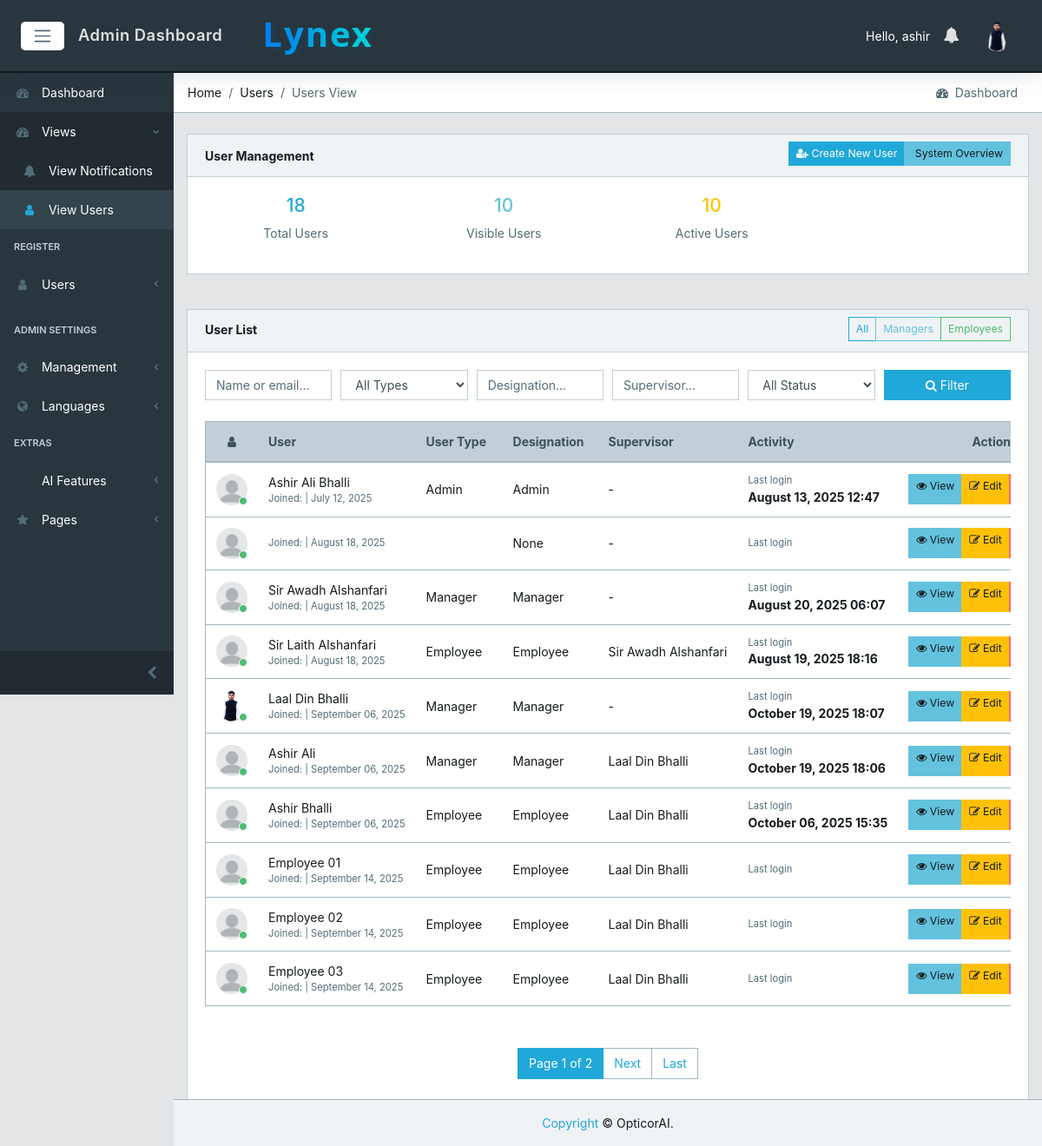
The app's page /users/ (signed in), older data.
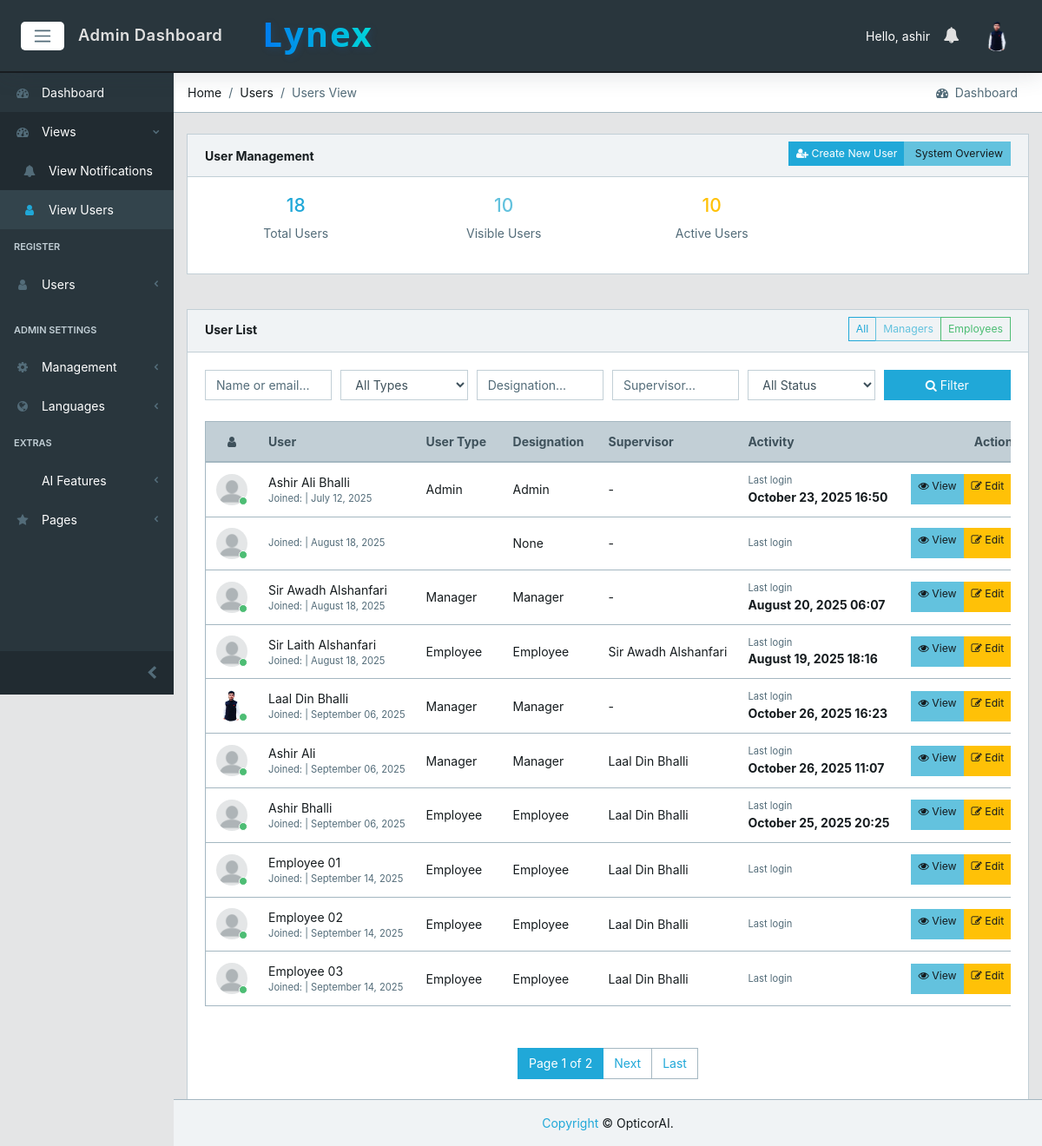
The same page, newer data.
### core/models.py (models this page shows, shortened)
class CustomUser(AbstractUser):
    email = models.EmailField(unique=True)  # Make email unique for authentication
    user_type = models.CharField(max_length=15, choices=USER_TYPE_CHOICES, db_index=True)
    designation = models.CharField(max_length=100, blank=True, null=True)
    created_by = models.ForeignKey('self', on_delete=models.SET_NULL, null=True, blank=True, related_name='created_users')
    created_date = models.DateField(auto_now_add=True)
    created_time = models.TimeField(auto_now_add=True)
    under_supervision = models.ForeignKey('self', on_delete=models.SET_NULL, null=True, blank=True, related_name='supervised_users')
    avatar = models.ImageField(upload_to='core/avatar', blank=True, null=True)
    @property
    def avatar_url(self):
        try:
            if self.avatar:
                url = getattr(self.avatar, 'url', None)
                if url and ('cloudinary' in url or 'res.cloudinary.com' in url):
                    return url
                avatar_path = getattr(self.avatar, 'path', None)
                if avatar_path and os.path.isfile(avatar_path) and url:
                    return url
        except Exception:
            pass
        return static('core/img/avatar/blank_profile.png')

### core/views.py (the view, shortened to what this page needs)
# urls.py: path('users/', views.UsersView.as_view(), name='users'),
class UsersView(LoginRequiredMixin, View):
    def get(self, request):
        user = request.user
        if user.user_type == 'admin':
            users = CustomUser.objects.select_related('under_supervision').exclude(id=user.id)
        elif user.user_type == 'manager':
            users = CustomUser.objects.select_related('under_supervision').filter(under_supervision=user)
        else:
            messages.error(request, 'You do not have permission to view users.')
            return redirect('core:dashboard')
        search_query = request.GET.get('search', '')
        user_type_filter = request.GET.get('user_type', '')
        designation_filter = request.GET.get('designation', '')
        supervisor_filter = request.GET.get('supervisor', '')
        active_filter = request.GET.get('active', '')
        users = users.annotate(full_name=Concat('first_name', V(' '), 'last_name'))
        if user_type_filter:
            users = users.filter(user_type=user_type_filter)
        if designation_filter:
            users = users.filter(designation__icontains=designation_filter)
        if supervisor_filter:
            users = users.filter(
                Q(under_supervision__first_name__icontains=supervisor_filter) |
                Q(under_supervision__last_name__icontains=supervisor_filter)
            )
        if active_filter == 'active':
            users = users.filter(is_active=True)
        elif active_filter == 'inactive':
            users = users.filter(is_active=False)
        paginator = Paginator(users, 10)
        page_number = request.GET.get('page')
        page_obj = paginator.get_page(page_number)
        context = {
            'users': page_obj,
            'total_users': users.count(),
            'search_query': search_query,
            'user_type_filter': user_type_filter,
            'designation_filter': designation_filter,
            'supervisor_filter': supervisor_filter,
            'active_filter': active_filter,
        }
        return render(request, 'core/users.html', context)

### core/context_processors.py (called while the page is built)
def logged_user_processor(request):
    if request.user.is_authenticated:
        try:
            logged_user = CustomUser.objects.select_related('under_supervision').get(id=request.user.id)
            return {'logged_user': logged_user}
        except CustomUser.DoesNotExist:
            return {'logged_user': None}
    return {'logged_user': None}

def notifications_processor(request):
    if request.user.is_authenticated:
        cache_key = f"unread_count:{request.user.id}"
        unread_count = cache.get(cache_key)
        if unread_count is None:
            unread_count = Notification.objects.filter(recipient=request.user, read=False).count()
            cache.set(cache_key, unread_count, 15)  # short cache to keep badges fresh
        unread_notifications = (
            Notification.objects.select_related('sender')
            .filter(recipient=request.user, read=False)
            .order_by('-created_at')[:10]
        )
        return {
            'unread_notifications': unread_notifications,
            'unread_count': unread_count,
        }
    return {'unread_notifications': [], 'unread_count': 0}

### core/templates/core/users.html (shortened to what the changed rows need)
{% extends 'core/base.html' %}
{% load static %}
{% block content %}
<div class="container">
    <div class="animated fade-in">
        <div class="row">
            <div class="col-12 mb-3">
                <div class="card">
                    <div class="card-body">
                        <div class="table-responsive table-responsive-sm">
                            <table class="table table-responsive-sm table-hover table-outline mb-5" id="usersTable">
                                <thead class="thead-light">
                                <tr>
                                    <th class="text-center text-nowrap" style="min-width:60px;"><i class="fa fa-user"></i></th>
                                    <th class="text-nowrap" style="min-width:120px;">User</th>
                                    <th class="text-nowrap d-none d-sm-table-cell" style="min-width:100px;">User Type</th>
                                    <th class="text-nowrap d-none d-md-table-cell" style="min-width:110px;">Designation</th>
                                    <th class="text-nowrap d-none d-md-table-cell" style="min-width:110px;">Supervisor</th>
                                    <th class="text-nowrap d-none d-lg-table-cell" style="min-width:120px;">Activity</th>
                                    <th class="text-center text-nowrap" style="min-width:120px;">Actions</th>
                                </tr>
                            </thead>
                    <tbody>
                        {% for user1 in users %}
                        <tr>
                            <td class="text-center text-nowrap" style="min-width:60px;">
                                <div class="avatar">
                                <img src="{{ user1.avatar_url }}" class="img-avatar" alt="img">
                                <span class="avatar-status badge-success"></span>
                                </div>
                            </td>
                            <td class="text-nowrap" style="min-width:120px;">
                                <div data-i18n-skip>{{ user1.get_full_name }}</div>
                                <div class="small text-muted">
                                <span>Joined:</span> | {{ user1.date_joined|date:"F d, Y" }}
                                </div>
                            </td>
                            <td class="text-nowrap d-none d-sm-table-cell" style="min-width:100px;">{{ user1.get_user_type_display }}</td>
                            <td class="text-nowrap d-none d-md-table-cell" style="min-width:110px;" data-i18n-skip>{{ user1.designation }}</td>
                            <td class="text-nowrap d-none d-md-table-cell" style="min-width:110px;" data-i18n-skip>{{ user1.under_supervision.get_full_name|default:'-' }}</td>
                            <td class="text-nowrap d-none d-lg-table-cell" style="min-width:120px;">
                                <div class="small text-muted">Last login</div>
                                <strong>{{ user1.last_login|date:"F d, Y H:i" }}</strong>
                            </td>
                            <td class="text-center text-nowrap" style="min-width:120px;">
                                <div class="btn-group" role="group">
                                    <a href="{% url 'core:user' user1.id %}" class="btn btn-sm btn-info">
                                        <i class="fa fa-eye"></i> View
                                    </a>
                                    {% if logged_user.user_type == 'admin' or user1.under_supervision == logged_user %}
                                    <a href="{% url 'core:edit-user-profile' user1.id %}" class="btn btn-sm btn-warning">
                                        <i class="fa fa-edit"></i> Edit
                                    </a>
                                    {% endif %}
                                    {% if logged_user.user_type == 'admin' %}
                                    <a href="{% url 'core:delete-user' user1.id %}" class="btn btn-danger" onclick="return confirm('Are you sure you want to delete this user?');">
                                    </a>
                                    {% endif %}
                                </div>
                            </td>
                        </tr>
                        {% endfor %}
                    </tbody>
                </table>
            </div>
                    </div>
                </div>
            </div>
        </div>
    </div>
</div>
{% endblock %}

Row changes from the older to the newer data that the page shows:
changed CustomUser "Ashir Ali Bhalli": last_login "August 13, 2025 12:47" → "October 23, 2025 16:50"
changed CustomUser: last_login "October 19, 2025 18:07" → "October 26, 2025 16:23"
changed CustomUser "Ashir Ali": last_login "October 19, 2025 18:06" → "October 26, 2025 11:07"
changed CustomUser "Ashir Bhalli": last_login "October 06, 2025 15:35" → "October 25, 2025 20:25"
